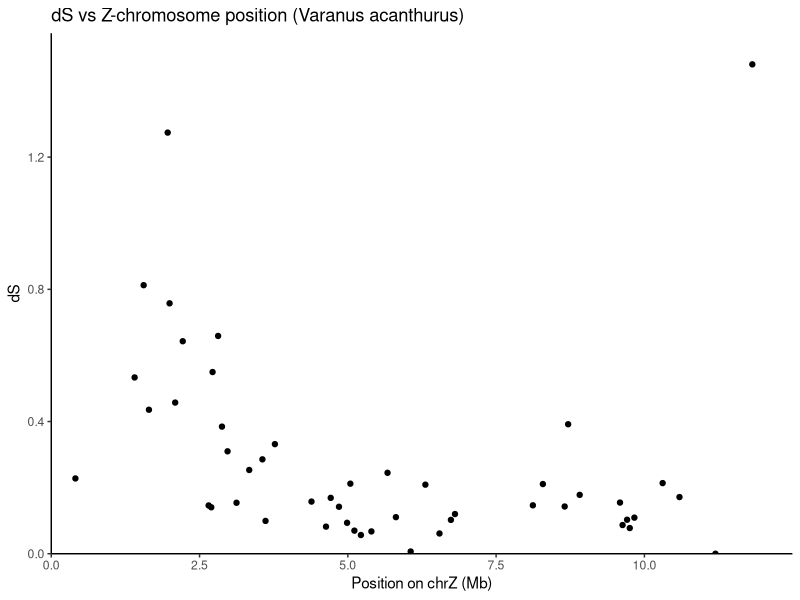
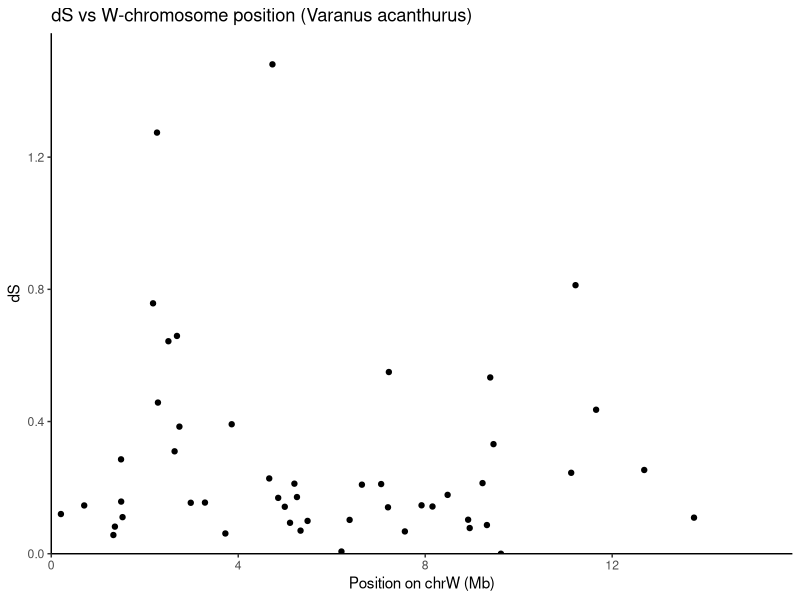
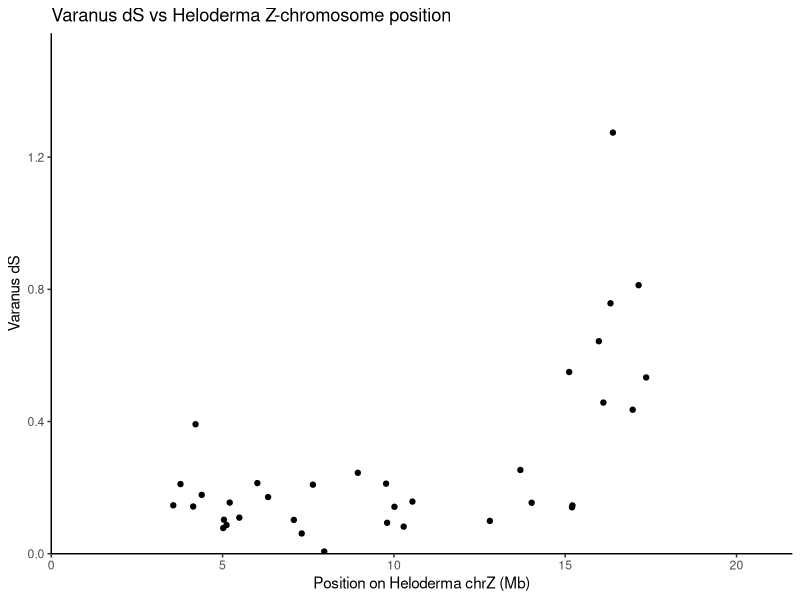
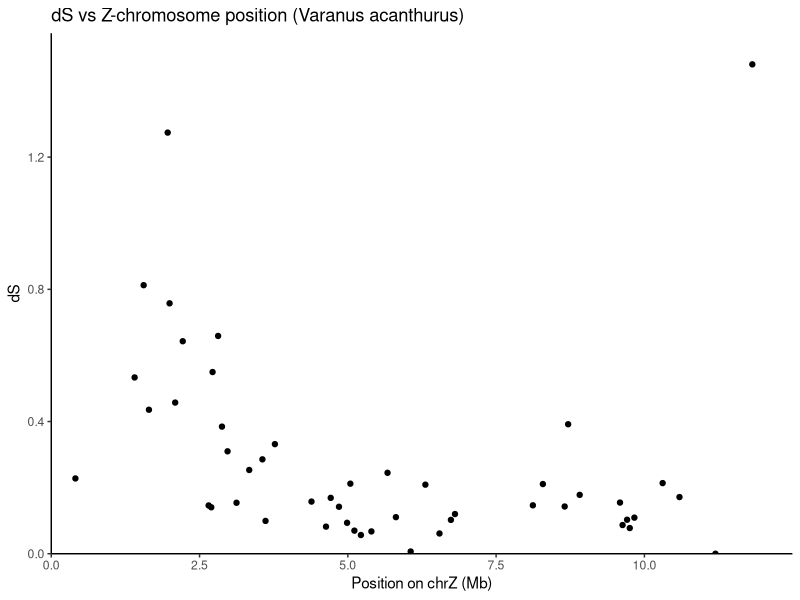
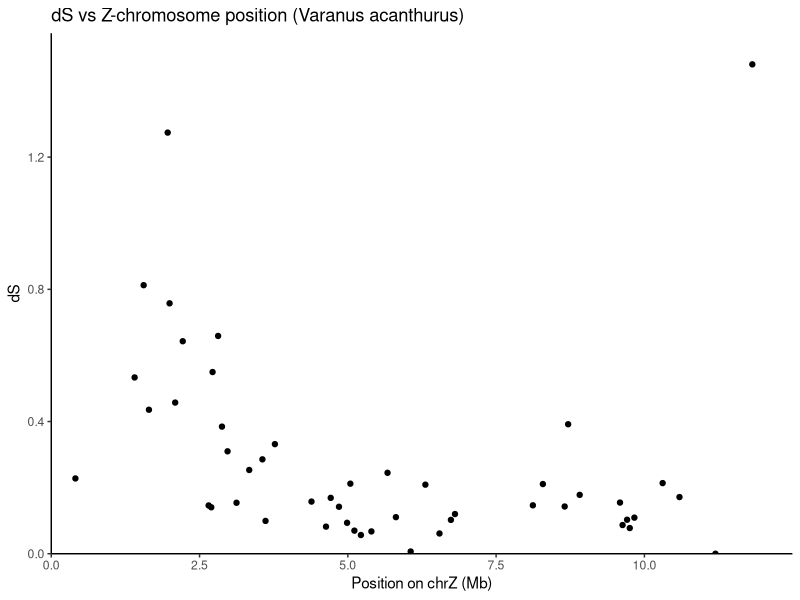
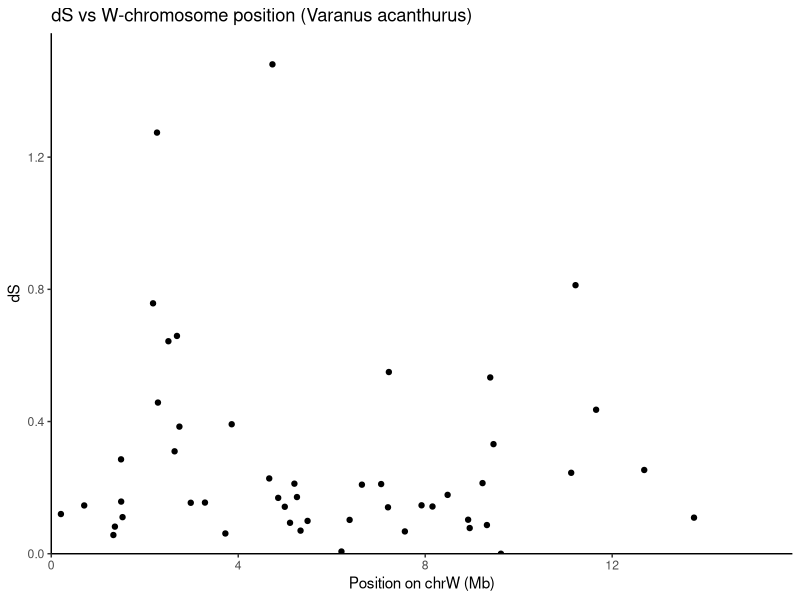
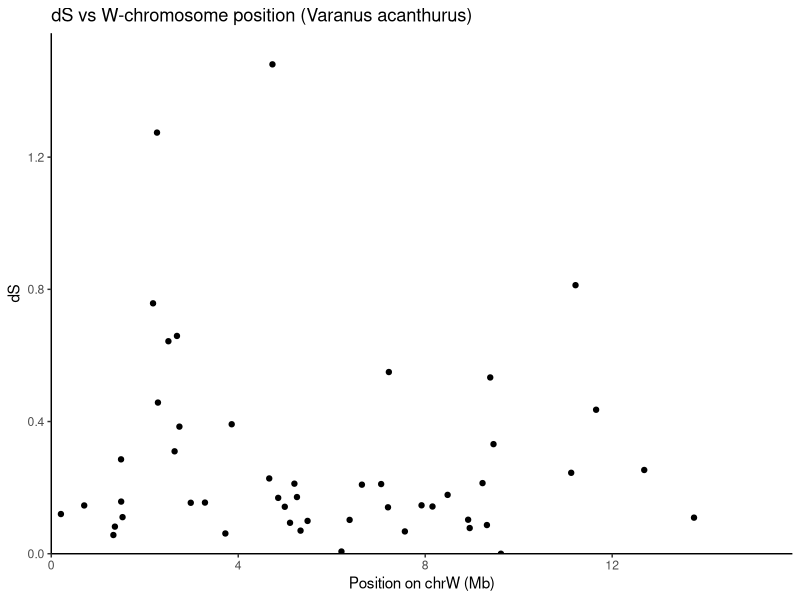
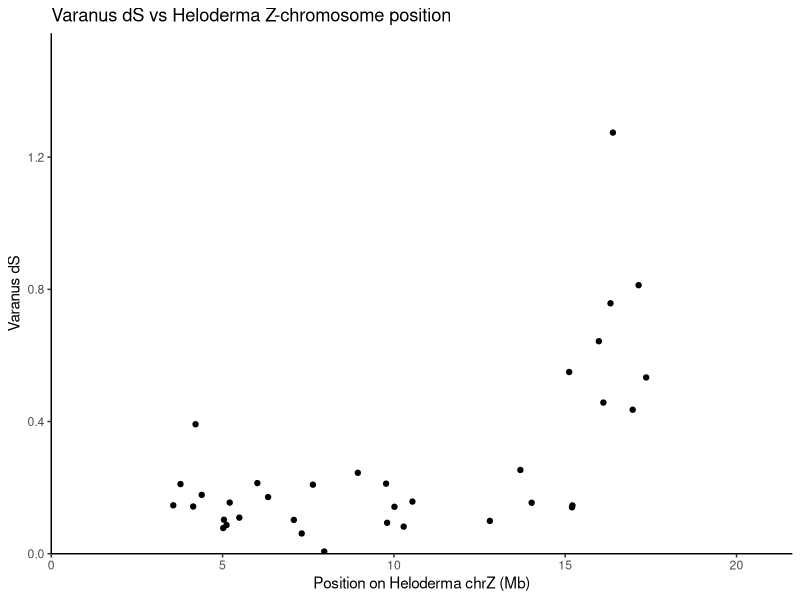

Here is the R script that generated these plots, in order:
# ------
# Goal
#   Plot dS vs. chrZ position (and chrW position) for Varanus gametolog genes.
# Contents
# 1) Make table for plotting
# 2) Plot dS v. chrZ position
#   a) dS vs. chrZ -- Normal
# 3) Plot dS vs. chrW position
#   a) dS vs. chrW -- Normal
# 4) Plot dS v. chrZ position USING GILA CHR Z COORDINATES
# ------

# Load in packages
library(tidyverse)

# Set working directory
setwd("/vf/users/Wilson_Lab/projects/squamates/Heloderma_sexchr/gametolog_analysis/sheffermannm/varanus_only")

# === 1) Make table for plotting ===
# Read in final gametolog table (has dS values)
final_gametologs <- read_tsv("varanus_Z_W_gametologs_final.tsv", show_col_types = FALSE)

# Add some modifications
plot_tbl_prank <- final_gametologs %>% 
  # Write position in megabases
  mutate(Z_start = Z_start/1e6, Z_end = Z_end/1e6, W_start = W_start/1e6, W_end = W_end/1e6)

# === 2) Plot dS v. chrZ position ===
# ==== a) dS vs. chrZ -- Normal ====
# Plot
plot_prank_z <- ggplot(plot_tbl_prank, aes(x = Z_start, y = dS)) +
  geom_point() +
  coord_cartesian(xlim = c(0, 11.9), ylim = c(0, 1.5)) +
  # Force X axis to start at 0 with no padding buffer
  scale_x_continuous(limits = c(0, NA), expand = expansion(mult = c(0, 0.05))) +
  # Force Y axis to start at 0 with no padding buffer
  scale_y_continuous(limits = c(0, NA), expand = expansion(mult = c(0, 0.05))) +
  theme_classic() +
  theme(legend.position = "none") +
  labs(x = "Position on chrZ (Mb)", y = "dS", title = "dS vs Z-chromosome position (Varanus acanthurus)")
plot_prank_z

# Save plot
ggsave("../figures/dS_Zcoord_plot_varanus.png", plot = plot_prank_z, dpi = 300, width = 10, height = 6)
ggsave("../figures/dS_Zcoord_plot_varanus.pdf", plot = plot_prank_z, dpi = 300, width = 10, height = 6)

# ==== 3) dS vs. chrW position ====
# ==== a) dS vs. chrW -- Normal ====
plot_prank_w <- ggplot(plot_tbl_prank, aes(x = W_start, y = dS)) +
  geom_point() +
  coord_cartesian(xlim = c(0, 15.1), ylim = c(0, 1.5)) +
  # Force X axis to start at 0 with no padding buffer
  scale_x_continuous(limits = c(0, NA), expand = expansion(mult = c(0, 0.05))) +
  # Force Y axis to start at 0 with no padding buffer
  scale_y_continuous(limits = c(0, NA), expand = expansion(mult = c(0, 0.05))) +
  theme_classic() +
  theme(legend.position = "none") +
  labs(x = "Position on chrW (Mb)", y = "dS", title = "dS vs W-chromosome position (Varanus acanthurus)")
plot_prank_w

# Save plot
ggsave("../figures/dS_Wcoord_plot_varanus.png", plot = plot_prank_w, dpi = 300, width = 10, height = 6)
ggsave("../figures/dS_Wcoord_plot_varanus.pdf", plot = plot_prank_w, dpi = 300, width = 10, height = 6)

# === 4) Plot dS v. chrZ position USING GILA CHR Z COORDINATES ===
# Read Heloderma-Varanus ortholog table
orthologs <- read_tsv("../iqtree/combined_table.tsv", show_col_types = FALSE) %>% 
  select(Heloderma_Z, Varanus_Z) %>% 
  mutate(Heloderma_Z = str_remove(Heloderma_Z, "-mRNA-.*"),
         Varanus_Z = str_remove(Varanus_Z, "-mRNA-.*"),
         # Standardize Varanus Z names between the two tables
         Varanus_Z = str_replace(Varanus_Z, "LOC_", "LOCZ_")) %>% 
  distinct()

# Read in Gila coordinates
gila_coords <- read_tsv("../heloderma_only/heloderma_Z_W_gametologs_final.tsv", show_col_types = FALSE) %>% 
  select(Heloderma_Z = Z, Gila_Z_start = Z_start, Gila_Z_end = Z_end)

# Combine tables
plot_tbl_gila_coords <- final_gametologs %>% 
  # Match Varanus Z to its Heloderma Z ortholog
  left_join(orthologs, by = c("Z" = "Varanus_Z")) %>% 
  # Add the Heloderma chrZ coordinates
  left_join(gila_coords, by = "Heloderma_Z") %>% 
  # Convert Heloderma position to Mb
  mutate(Gila_Z_start = Gila_Z_start/1e6)

# Plot Varanus dS against Heloderma chrZ position
plot_varanus_gila_z <- ggplot(plot_tbl_gila_coords, aes(x = Gila_Z_start, y = dS)) +
  geom_point() +
  coord_cartesian(xlim = c(0, 20.6), ylim = c(0, 1.5)) +
  # Force X axis to start at 0 with no padding buffer
  scale_x_continuous(limits = c(0, NA), expand = expansion(mult = c(0, 0.05))) +
  # Force Y axis to start at 0 with no padding buffer
  scale_y_continuous(limits = c(0, NA), expand = expansion(mult = c(0, 0.05))) +
  theme_classic() +
  theme(legend.position = "none") +
  labs(x = "Position on Heloderma chrZ (Mb)", y = "Varanus dS", title = "Varanus dS vs Heloderma Z-chromosome position")
plot_varanus_gila_z

# Save plot
ggsave("../figures/dS_Zcoord_plot_varanus_gilaZ.png", plot = plot_varanus_gila_z, dpi = 300, width = 10, height = 6)
ggsave("../figures/dS_Zcoord_plot_varanus_gilaZ.pdf", plot = plot_varanus_gila_z, dpi = 300, width = 10, height = 6)
